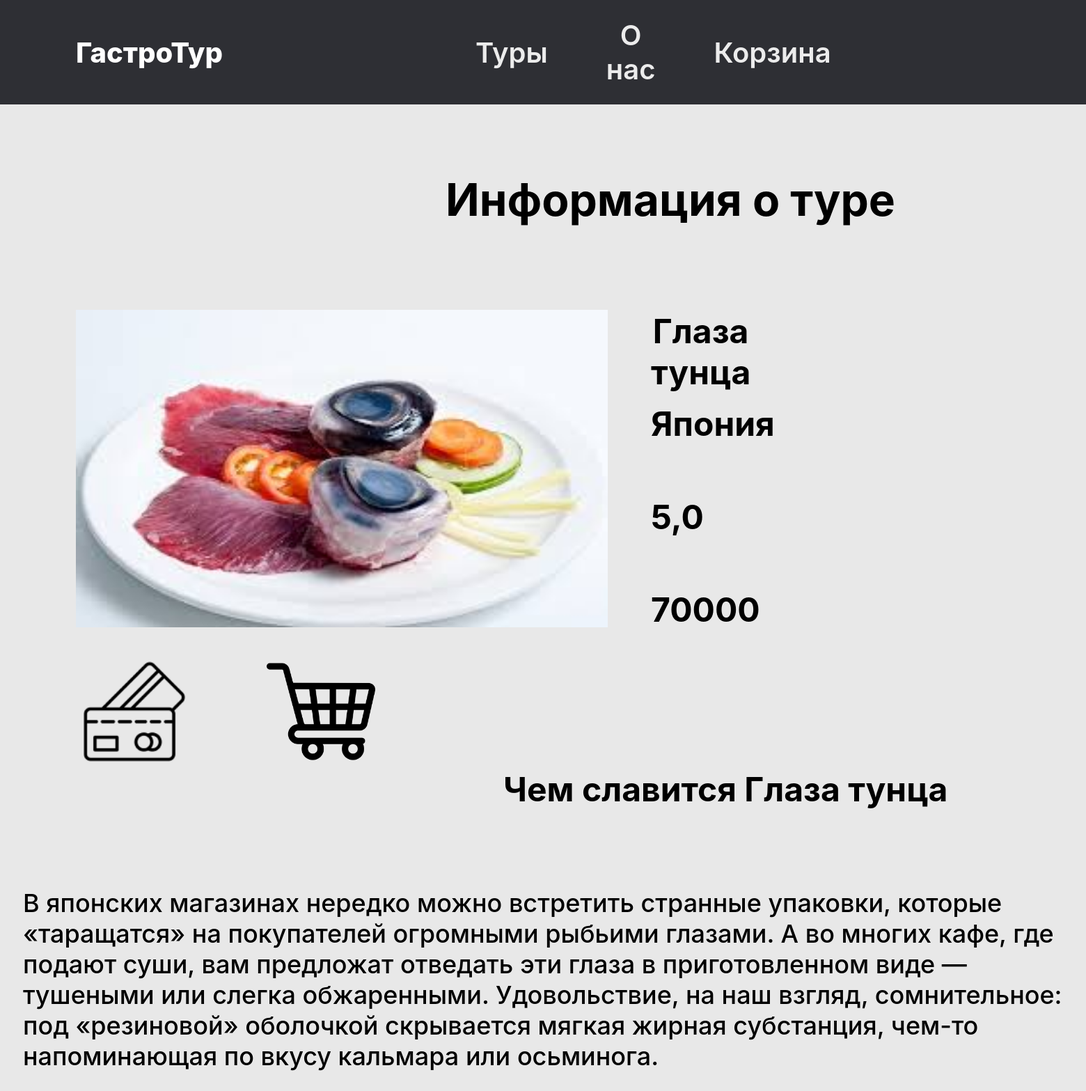
The page /tour-info/Глаза тунца/ on the database its author committed.
### main/models.py (models this page shows, shortened)
class Restaurant(models.Model):
    name = models.CharField(primary_key=True, max_length=255)
    country = models.CharField(max_length=100)
    rating = models.FloatField()
    price = models.IntegerField()
    description = models.TextField()
    image = models.ImageField(upload_to='restaurant_images/', blank=True, null=True)

### main/views.py (the view)
# urls.py: path('tour-info/<str:tour_name>/', views.tourInfo, name='tourInfo'),
def tourInfo(request, tour_name):
    restaurant = get_object_or_404(Restaurant, name=tour_name)
    context = {
        'restaurant': restaurant,
    }
    return render(request, 'main/tourInfo.html', context)

### main/templates/main/tourInfo.html (shortened to what this page needs)
{% load static %}
<!DOCTYPE html>
<html lang="en">
<head>
    <link rel="stylesheet" href={% static "main/css/tourInfo.css" %}>
</head>
<body>
    <div class="informacija-o-ture">
        <div class="top">
          <p><a href="{% url "home" %}" class="logo">ГастроТур</a></p>
          <div class="top-menu">
            <a href="{% url 'tours'%}" class="tury">Туры</a>
            <a href="{% url "aboutus" %}" class="tury">О нас</a>
            <a href="{% url "cart" %}" class="tury">Корзина</a>
          </div>
        </div>
        <p class="title">Информация о туре</p>
        <div class="info">
          <div class="rectangle-6">
            <img src="{{ restaurant.image.url }}" alt="{{ restaurant.name }}">
        </div>
        <div class="frame-3">
            <p class="r-title">{{ restaurant.name }}</p>
            <p class="country">{{ restaurant.country }}</p>
            <p class="rate">{{ restaurant.rating }}</p>
            <p class="cost">{{ restaurant.price }}</p>
        </div>
        </div>
        <div class="frame-4">
          <button type="button" class="buy-tour-btn" data-restaurant-id="{{ restaurant.name }}" onclick="redirectToPayPage(this)">
            <img
                alt="Купить"
                class="cards-1"
                src="{% static "main/img/pay.png"%}"
            />
        </button>
          <button type="button" class="add-to-cart-btn" data-restaurant-id="{{ restaurant.name }}">
            <img
                alt="Добавить в корзину"
                class="cards-1"
                src="{% static "main/img/cart.png"%}"
            />
        </button>
        </div>
        <p class="info-title">Чем славится {{ restaurant.name }}</p>
        <p class="info-text">
          {{ restaurant.description }}
        </p>
      </div>
</body>
</html>

### main/static/main/css/tourInfo.css (style rules this page uses)
html, body, div, span, applet, object, iframe,h1, h2, h3, h4, h5, h6, p, blockquote, pre,a, abbr, acronym, address, big, cite, code,del, dfn, em, img, ins, kbd, q, s, samp,small, strike, strong, sub, sup, tt, var,b, u, i, center,dl, dt, dd, ol, ul, li,fieldset, form, label, legend,table, caption, tbody, tfoot, thead, tr, th, td,article, aside, canvas, details, embed, figure, figcaption, footer, header, hgroup, menu, nav, output, ruby, section, summary,time, mark, audio, video { margin: 0; padding: 0; border: 0; font-size: 100%; font: inherit; vertical-align: baseline; text-decoration: none; }
body { line-height: 1; overflow-x: hidden; background-color: rgba(232, 232, 232, 1); }
.informacija-o-ture { background-color: rgba(232, 232, 232, 1); padding: 0 0 120px; display: flex; flex-direction: column; align-items: flex-start; }
.top { background-color: rgba(46, 47, 52, 1); margin-bottom: 98px; padding: 26px 721px 26px 109px; display: flex; align-items: center; }
.logo { font-family: "Inter"; font-size: 40px; font-weight: 800; line-height: normal; color: rgba(255, 255, 255, 1); text-align: center; margin-right: 363px; }
.top-menu { display: flex; align-items: center; justify-content: center; }
.tury { font-family: "Inter"; font-size: 40px; font-weight: 600; line-height: normal; color: rgba(236, 236, 236, 1); text-align: center; }
.tury:not(:last-of-type) { margin-right: 84px; }
.title { font-family: "Inter"; font-size: 64px; font-weight: 700; line-height: normal; color: rgba(0, 0, 0, 1); text-align: center; margin-bottom: 120px; margin-left: 640px; }
.info { margin-bottom: 39px; margin-left: 109px; display: flex; align-items: center; }
.rectangle-6 img { width: 764px; height: 456px; margin-right: 62px; }
.frame-3 { display: flex; flex-direction: column; align-items: flex-start; }
.r-title { height: 57px; width: 124px; font-family: "Inter"; font-size: 48px; font-weight: 700; line-height: normal; color: rgba(0, 0, 0, 1); display: flex; text-align: center; margin-bottom: 76px; }
.country { height: 58px; width: 193px; font-family: "Inter"; font-size: 48px; font-weight: 700; line-height: normal; color: rgba(0, 0, 0, 1); display: flex; text-align: center; margin-bottom: 76px; }
.rate { height: 57px; width: 107px; font-family: "Inter"; font-size: 48px; font-weight: 700; line-height: normal; color: rgba(0, 0, 0, 1); display: flex; text-align: center; margin-bottom: 76px; }
.cost { height: 57px; width: 112px; font-family: "Inter"; font-size: 48px; font-weight: 700; line-height: normal; color: rgba(0, 0, 0, 1); display: flex; text-align: center; }
.frame-4 { margin-left: 109px; display: flex; align-items: flex-start; }
.cards-1 { width: 156px; height: 156px; }
.info-title { font-family: "Inter"; font-size: 48px; font-weight: 700; line-height: normal; color: rgba(0, 0, 0, 1); text-align: center; margin-bottom: 112px; margin-left: 723px; }
.info-text { max-width: 1745px; font-family: "Inter"; font-size: 36px; font-weight: 500; line-height: normal; color: rgba(0, 0, 0, 1); margin-left: 33px; }
button { border-width: 0; background-color: rgba(0, 0, 0, 0); margin-right: 100px; }

### rows shown on the page
Restaurant: image (picture), name "Глаза тунца", country "Япония", rating "5,0", price "70000", description "В японских магазинах нередко можно встретить странные упаковки, которые «таращатся» на покупателей огромными рыбьими глазами. А во многих кафе, где подают суши, вам предложат отведать эти глаза в приготовленном виде — тушеными или слегка обжаренными. Удовольствие, на наш взгляд, сомнительное: под «резиновой» оболочкой скрывается мягкая жирная субстанция, чем-то напоминающая по вкусу кальмара или осьминога."
